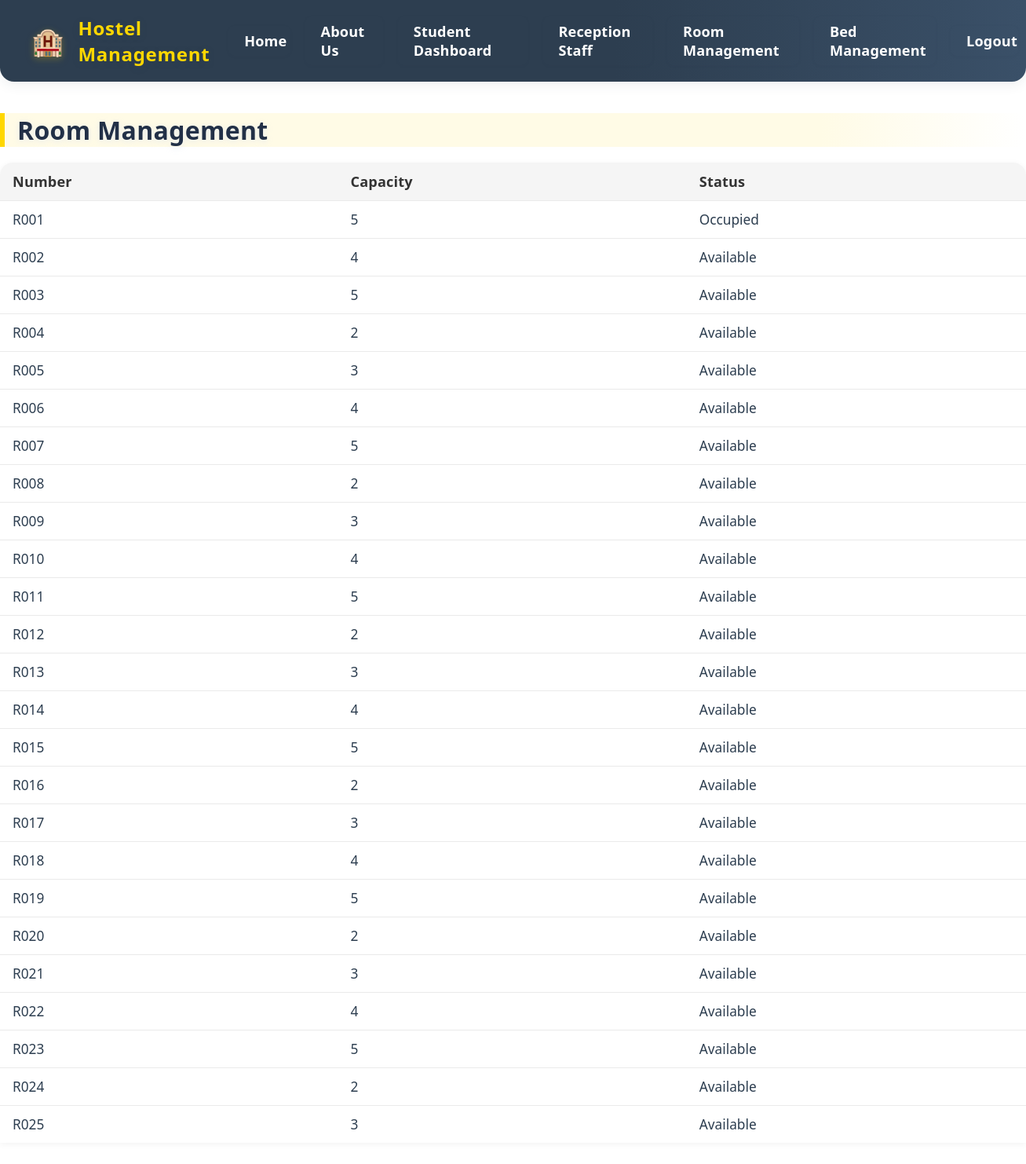
/manage/rooms/ (signed in), run on the app's committed database.
### rooms/models.py (models this page shows, shortened)
class Room(models.Model):
    number = models.CharField(max_length=10)
    capacity = models.IntegerField()
    is_available = models.BooleanField(default=True)

### rooms/custom_views.py (the view)
# urls.py: path('rooms/', RoomListView.as_view(), name='admin_room_list'),
class RoomListView(LoginRequiredMixin, ListView):
    model = Room
    template_name = 'rooms/room_list_custom.html'

### templates/rooms/room_list_custom.html (shortened to what this page needs)
{% extends 'base_generic.html' %}
{% block content %}
<h1>Room Management</h1>
<table class="room-table">
    <thead>
    <tr><th>Number</th><th>Capacity</th><th>Status</th></tr>
    </thead>
    <tbody>
    {% for room in object_list %}
        <tr>
            <td>{{ room.number }}</td>
            <td>{{ room.capacity }}</td>
            <td>{% if room.is_available %}Available{% else %}Occupied{% endif %}</td>
        </tr>
    {% empty %}
    <tr><td colspan="3">No rooms found.</td></tr>
    {% endfor %}
    </tbody>
</table>
{% endblock %}

### static/css/styles.css (style rules this page uses)
body { font-family: 'Segoe UI', 'Georgia', 'Times New Roman', serif; background: linear-gradient(135deg, #f4f6fa 0%, #e3eaf2 100%); margin: 0; padding: 0; color: #222; min-height: 100vh; transition: background 0.5s; }
h1, h2 { color: #2d3e50; font-family: 'Segoe UI', 'Georgia', 'Times New Roman', serif; margin-top: 0; letter-spacing: 0.01em; text-shadow: 0 2px 8px #e3eaf2cc; font-weight: 700; border-left: 6px solid #ffd700; padding-left: 0.5em; background: linear-gradient(90deg, #fffbe6 80%, #fff0 100%); border-radius: 0 12px 12px 0; margin-bottom: 1.2rem; animation: fadeInDown 0.7s; }
.room-table { width: 100%; border-collapse: collapse; background: #fff; box-shadow: 0 4px 16px rgba(44,62,80,0.08); margin-bottom: 2.5rem; border-radius: 16px 16px 0 0; overflow: hidden; animation: fadeInDown 0.7s; }
.room-table th, .room-table td { padding: 1rem 1.2rem; border-bottom: 1px solid #eaeaea; text-align: left; font-size: 1.08rem; }
.room-table th { background: linear-gradient(90deg, #e3eaf2 80%, #fff0 100%); font-weight: 700; color: #2d3e50; font-size: 1.13rem; letter-spacing: 0.01em; }
.room-table tr:last-child td { border-bottom: none; }
table { width: 100%; border-collapse: collapse; background: #fff; margin-bottom: 2rem; box-shadow: 0 2px 8px rgba(0,0,0,0.05); border-radius: 8px 8px 0 0; overflow: hidden; }
th, td { padding: 0.75rem 1rem; border-bottom: 1px solid #eaeaea; text-align: left; }
th { background: #e3eaf2; font-weight: 600; color: #2d3e50; font-size: 1.08rem; }
tr:last-child td { border-bottom: none; }
.room-table { width: 100%; border-collapse: collapse; background: #fff; box-shadow: 0 2px 8px rgba(0,0,0,0.05); margin-bottom: 2rem; }
.room-table th, .room-table td { padding: 0.75rem 1rem; border-bottom: 1px solid #eaeaea; text-align: left; }
.room-table th { background: #f5f5f5; font-weight: 600; color: #333; }

### templates/rooms/room_list_custom.html (style rules this page uses)
body { background:none !important; }

### templates/base_generic.html (style rules this page uses)
body { color: #2d3e50; }
h1, h2, h3, h4, h5, h6 { color: #223047; font-family: 'Segoe UI', 'Montserrat', Arial, sans-serif; }

### data on the page
Room: number "R001", capacity "5", is_available "Occupied"
Room: number "R002", capacity "4", is_available "Available"
Room: number "R003", capacity "5", is_available "Available"
Room: number "R004", capacity "2", is_available "Available"
Room: number "R005", capacity "3", is_available "Available"
Room: number "R006", capacity "4", is_available "Available"
Room: number "R007", capacity "5", is_available "Available"
Room: number "R008", capacity "2", is_available "Available"
Room: number "R009", capacity "3", is_available "Available"
Room: number "R010", capacity "4", is_available "Available"
Room: number "R011", capacity "5", is_available "Available"
Room: number "R012", capacity "2", is_available "Available"
Room: number "R013", capacity "3", is_available "Available"
Room: number "R014", capacity "4", is_available "Available"
Room: number "R015", capacity "5", is_available "Available"
Room: number "R016", capacity "2", is_available "Available"
Room: number "R017", capacity "3", is_available "Available"
Room: number "R018", capacity "4", is_available "Available"
Room: number "R019", capacity "5", is_available "Available"
Room: number "R020", capacity "2", is_available "Available"
Room: number "R021", capacity "3", is_available "Available"
Room: number "R022", capacity "4", is_available "Available"
Room: number "R023", capacity "5", is_available "Available"
Room: number "R024", capacity "2", is_available "Available"
Room: number "R025", capacity "3", is_available "Available"
